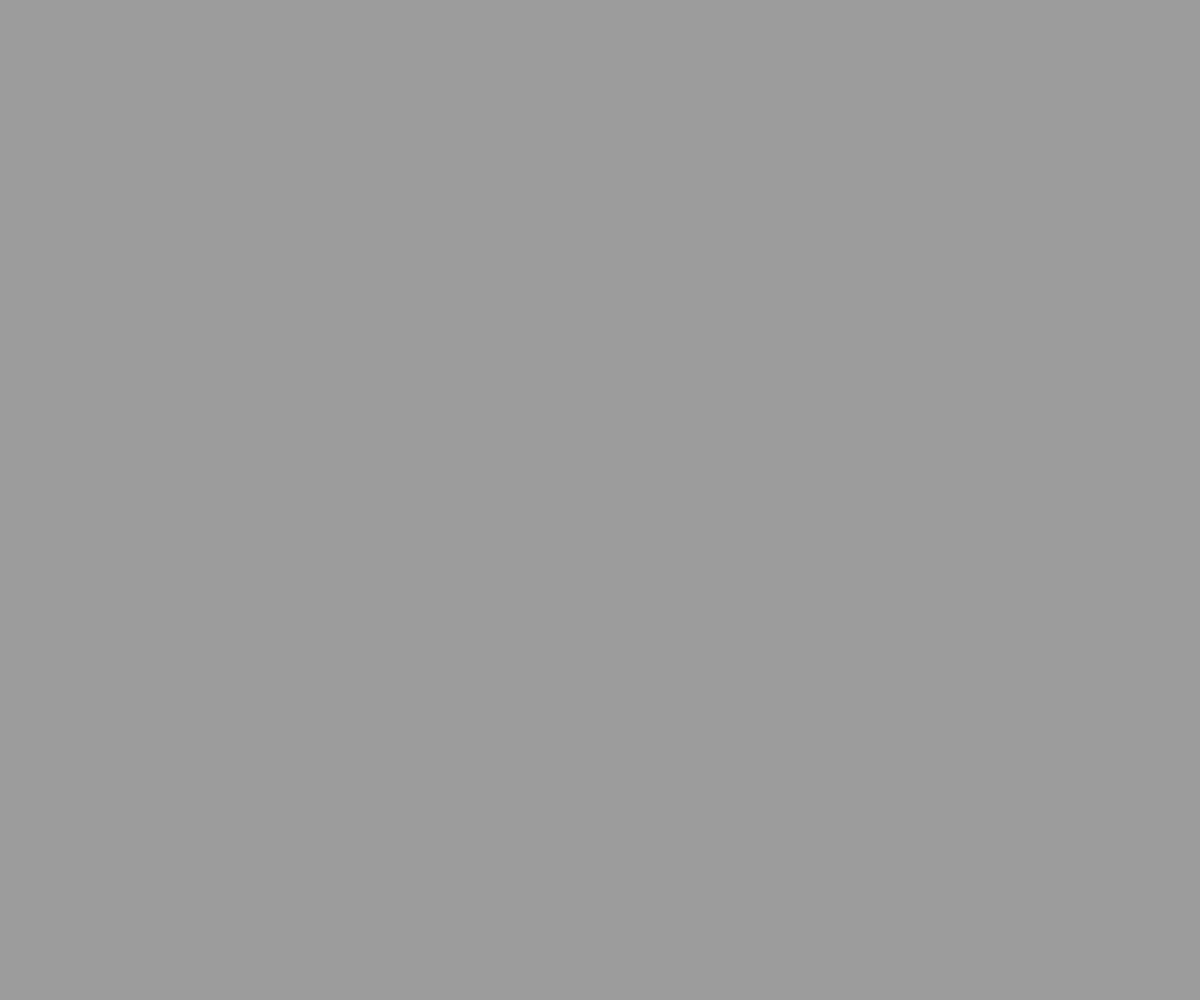
Frame 1 (no input)
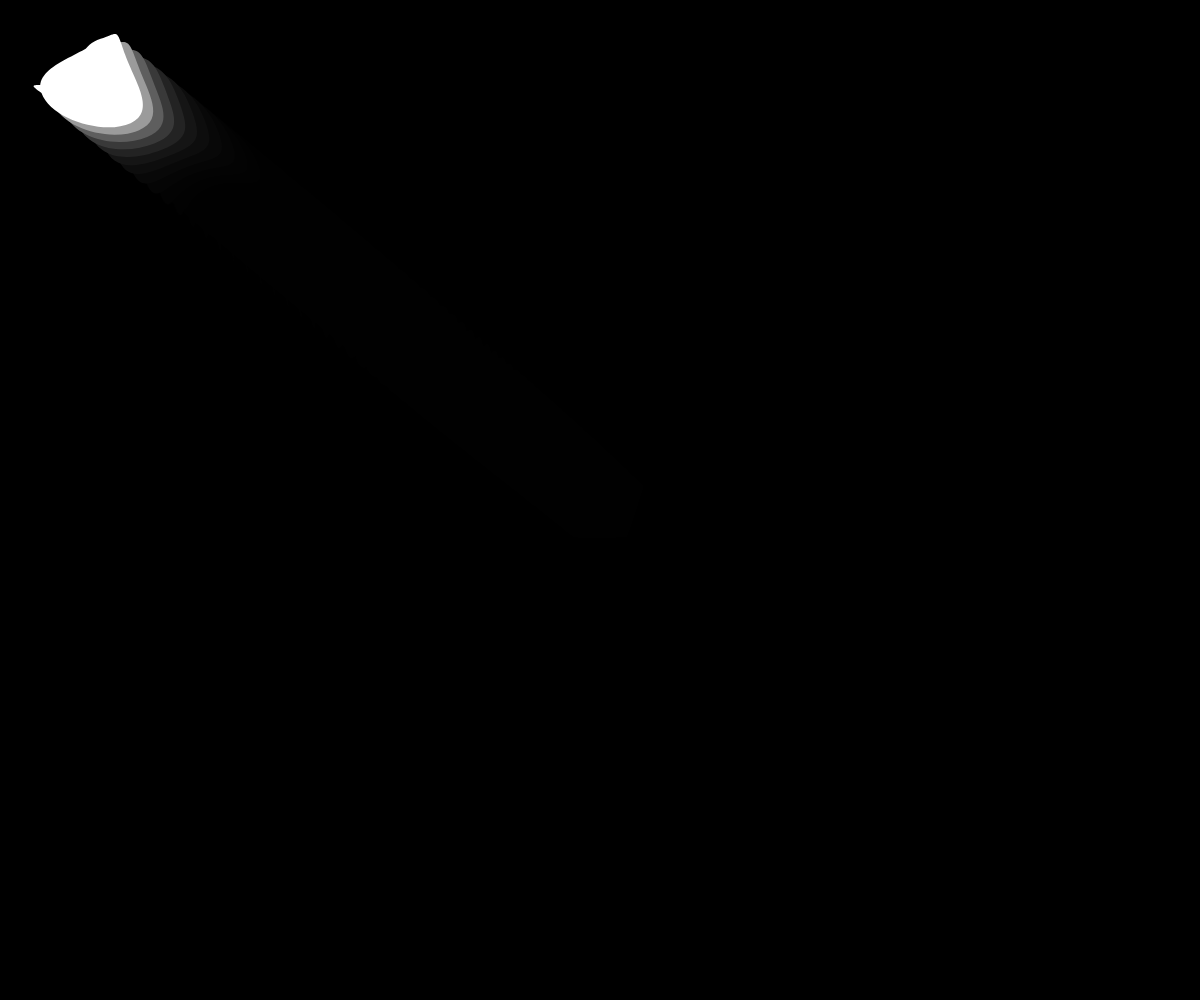
Frame 60 (no input)
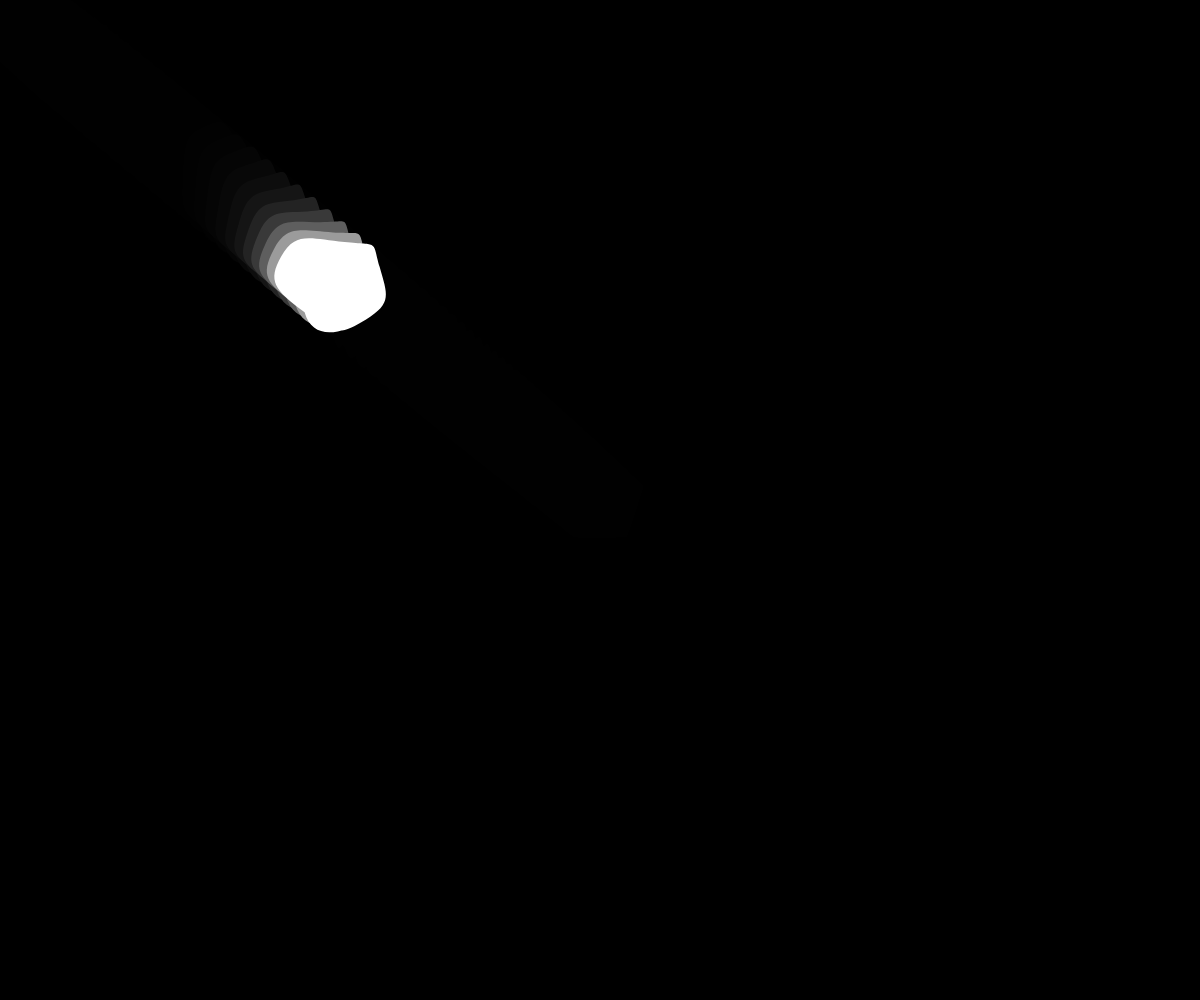
Frame 120 (the mouse pressed at the canvas centre since frame 60)

The p5.js sketch that drew these frames (run headless with seeded random() and noise() and a simulated clock; from frame 60 on, the mouse is pressed at the canvas centre):

// p5.js sketch
// ── sketch.js
// center point
var centerX = 0.0, centerY = 0.0;


var radius = 45, rotAngle = -90;
var accelX = 0.0, accelY = 0.0;
var deltaX = 0.0, deltaY = 0.0;
var springing = 0.0009, damping = 0.98;

//corner nodes
var nodes = 5;

//zero fill arrays
var nodeStartX = [];
var nodeStartY = [];
var nodeX = [];
var nodeY = [];
var angle = [];
var frequency = [];

// random x & y positions to replace mouseX & mouseY
// need to throw this in a loop or something to continuosly generate them
var randX = Math.random();
var randY = Math.random();

// soft-body dynamics
var organicConstant = 1.0;

function setup() {
  createCanvas(window.innerWidth, window.innerHeight);

  //center shape in window
  centerX = width/2;
  centerY = height/2;

  //initialize arrays to 0
  for (var i=0; i<nodes; i++){
    nodeStartX[i] = 0;
    nodeStartY[i] = 0;
    nodeY[i] = 0;
    nodeY[i] = 0;
    angle[i] = 0;
  }

  // iniitalize frequencies for corner nodes
  for (var i=0; i<nodes; i++){
    frequency[i] = random(5, 12);
  }

  noStroke();
  frameRate(30);
}



function draw() {
  //fade background
  fill(0, 100);
  rect(0,0,width, height);
  drawShape();
  moveShape();
}

function drawShape() {
  //  calculate node  starting locations
  for (var i=0; i<nodes; i++){
    nodeStartX[i] = centerX+cos(radians(rotAngle))*radius;
    nodeStartY[i] = centerY+sin(radians(rotAngle))*radius;
    rotAngle += 360.0/nodes;
  }

  // draw polygon
  curveTightness(organicConstant);
  fill(255);
  beginShape();
  for (var i=0; i<nodes; i++){
    curveVertex(nodeX[i], nodeY[i]);
  }
  for (var i=0; i<nodes-1; i++){
    curveVertex(nodeX[i], nodeY[i]);
  }
  endShape(CLOSE);
}

function moveShape() {
  //move center point
  deltaX = mouseX-centerX;
  deltaY = mouseY-centerY;

  // create springing effect
  deltaX *= springing;
  deltaY *= springing;
  accelX += deltaX;
  accelY += deltaY;

  // move predator's center
  centerX += accelX;
  centerY += accelY;

  // slow down springing
  accelX *= damping;
  accelY *= damping;

  // change curve tightness
  organicConstant = 1-((abs(accelX)+abs(accelY))*0.1);

  //move nodes
  for (var i=0; i<nodes; i++){
    nodeX[i] = nodeStartX[i]+sin(radians(angle[i]))*(accelX*2);
    nodeY[i] = nodeStartY[i]+sin(radians(angle[i]))*(accelY*2);
    angle[i] += frequency[i];
  }
}
